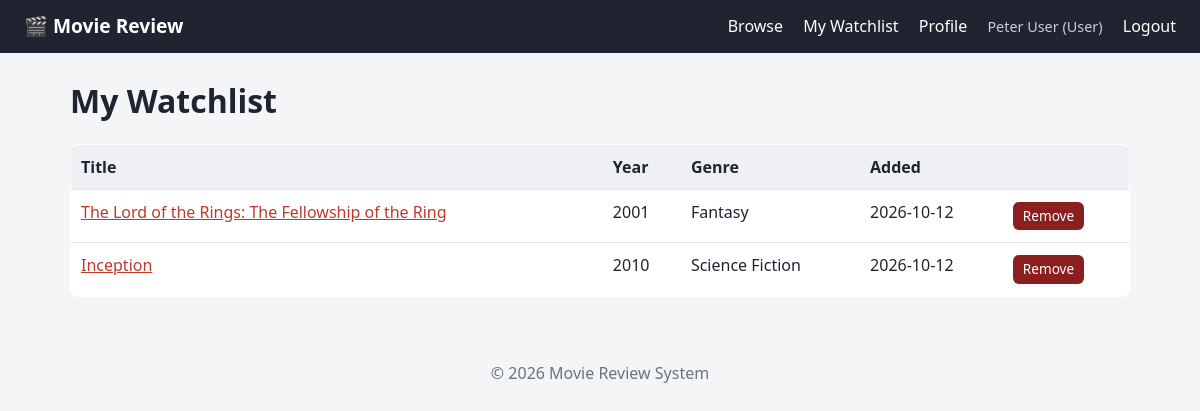
The app's page /watchlist.php (signed in) with its own data.
### tables this page shows
CREATE TABLE watchlist (
    watchlist_id INT AUTO_INCREMENT PRIMARY KEY,
    user_id      INT NOT NULL,
    movie_id     INT NOT NULL,
    added_date   DATETIME DEFAULT CURRENT_TIMESTAMP,
    CONSTRAINT fk_watchlist_user  FOREIGN KEY (user_id)  REFERENCES users(user_id)   ON UPDATE CASCADE ON DELETE CASCADE,
    CONSTRAINT fk_watchlist_movie FOREIGN KEY (movie_id) REFERENCES movies(movie_id) ON UPDATE CASCADE ON DELETE CASCADE,
    UNIQUE KEY unique_user_movie_watchlist (user_id, movie_id)
);

CREATE TABLE movies (
    movie_id     INT AUTO_INCREMENT PRIMARY KEY,
    genre_id     INT NOT NULL,
    title        VARCHAR(255) NOT NULL,
    release_year SMALLINT,
    description  TEXT,
    poster       VARCHAR(500),
    created_at   TIMESTAMP DEFAULT CURRENT_TIMESTAMP,
    updated_at   TIMESTAMP DEFAULT CURRENT_TIMESTAMP ON UPDATE CURRENT_TIMESTAMP,
    CONSTRAINT fk_movies_genre FOREIGN KEY (genre_id)
        REFERENCES genres(genre_id) ON UPDATE CASCADE ON DELETE RESTRICT
);

CREATE TABLE genres (
    genre_id   INT AUTO_INCREMENT PRIMARY KEY,
    genre_name VARCHAR(100) NOT NULL UNIQUE
);

### auth.php (called while the page is built, shortened)
<?php
function e($v): string { return htmlspecialchars((string)$v, ENT_QUOTES, 'UTF-8'); }

### watchlist.php (the view, shortened to what this page needs)
<?php
require_once __DIR__ . '/auth.php';
$uid = current_user()['id'];
$stmt = $pdo->prepare('SELECT m.movie_id, m.title, m.release_year, g.genre_name, w.added_date
                       FROM watchlist w JOIN movies m ON m.movie_id = w.movie_id
                       JOIN genres g ON g.genre_id = m.genre_id
                       WHERE w.user_id = :u ORDER BY w.added_date DESC');
$stmt->execute([':u' => $uid]);
$items = $stmt->fetchAll();
require __DIR__ . '/header.php';
?>
<h1>My Watchlist</h1>
<?php if (!$items): ?>
    <p class="muted">Your watchlist is empty. <a href="mainpage.php">Browse movies</a> to add some.</p>
<?php else: ?>
<table class="table">
    <tr><th>Title</th><th>Year</th><th>Genre</th><th>Added</th><th></th></tr>
    <?php foreach ($items as $i): ?>
        <tr>
            <td><a href="movie.php?id=<?= $i['movie_id'] ?>"><?= e($i['title']) ?></a></td>
            <td><?= e($i['release_year']) ?></td>
            <td><?= e($i['genre_name']) ?></td>
            <td><?= e(substr($i['added_date'], 0, 10)) ?></td>
            <td>
                <form method="POST" class="inline">
                    <button class="btn btn-small btn-danger">Remove</button>
                </form>
            </td>
        </tr>
    <?php endforeach; ?>
</table>
<?php endif; ?>
<?php require __DIR__ . '/footer.php'; ?>

### style.css (style rules this page uses)
:root { --bg: #f4f5f7; --card: #fff; --text: #1f2430; --muted: #6b7280; --accent: #c0392b; --accent-dark: #962d22; --line: #e3e5ea; }
* { box-sizing: border-box; }
body { margin: 0; font-family: system-ui, -apple-system, "Segoe UI", Roboto, sans-serif; background: var(--bg); color: var(--text); line-height: 1.5; }
a { color: var(--accent); }
h1 { margin: .2em 0 .6em; }
.btn { display: inline-block; background: var(--accent); color: #fff; border: 0; padding: 9px 16px; border-radius: 6px; cursor: pointer; text-decoration: none; font: inherit; }
.btn-danger { background: #8b1e1e; }
.btn-small { padding: 4px 10px; font-size: .85rem; }
form.inline { display: inline-block; margin: 2px 0; }
.table { width: 100%; border-collapse: collapse; background: var(--card); border: 1px solid var(--line); border-radius: 8px; overflow: hidden; margin-bottom: 20px; }
.table th, .table td { padding: 10px; text-align: left; border-bottom: 1px solid var(--line); vertical-align: top; }
.table th { background: #eef0f4; }

### records on screen
watchlist: movie.title "The Lord of the Rings: The Fellowship of the Ring", movie.release_year "2001", genres.genre_name "Fantasy", added_date "2026-10-12"
watchlist: movie.title "Inception", movie.release_year "2010", genres.genre_name "Science Fiction", added_date "2026-10-12"

### other values on screen
current_user()['name'] "Peter User"
role_label(user_role()) "User"
